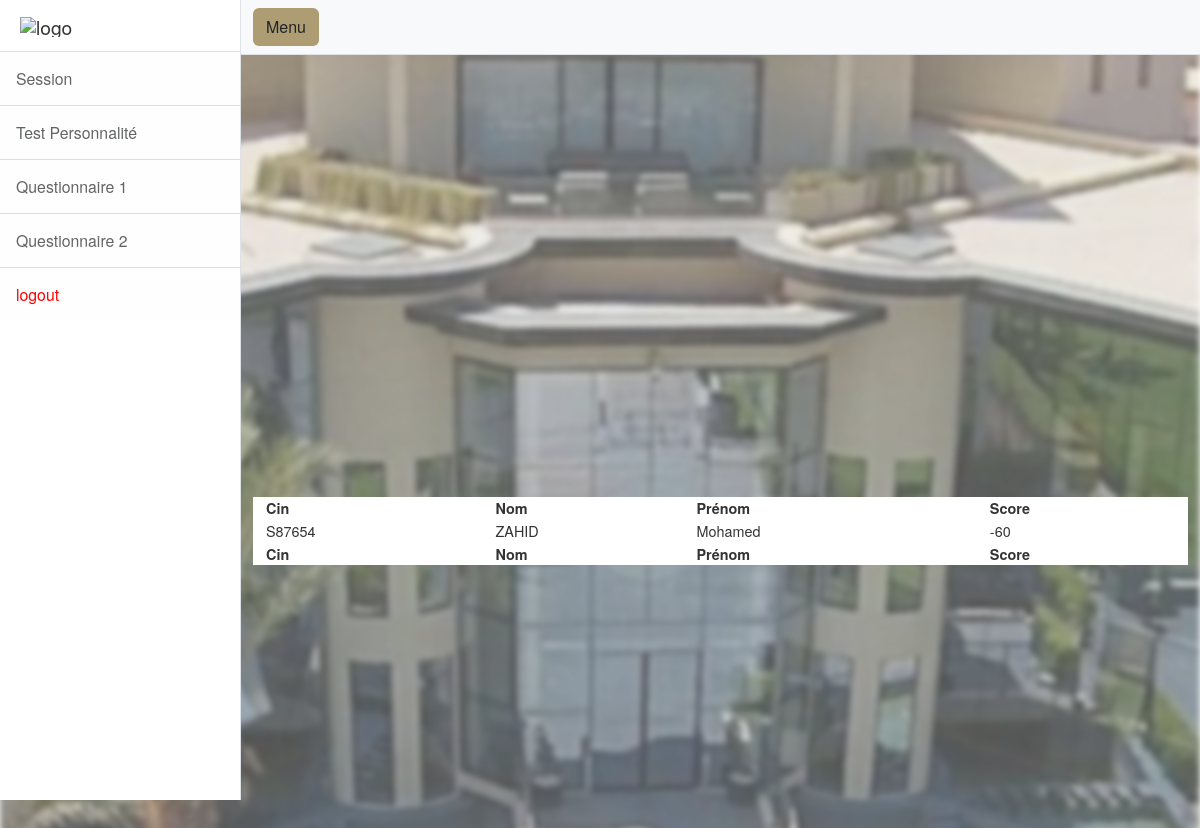
/dashboard/test_interval.php, run on the app's committed database.
### tables this page shows
CREATE TABLE `noteq1` (
  `id` int(11) NOT NULL,
  `cin` varchar(110) NOT NULL,
  `nom` varchar(256) NOT NULL,
  `prenom` varchar(256) NOT NULL,
  `score` int(11) NOT NULL
);

### dashboard/test_interval.php (the view, shortened to what this page needs)
<?php
$conn = mysqli_connect("localhost", "root", "", "menarahold");
$sql = "SELECT cin, nom, prenom, score FROM noteq1 ";
$result = $conn->query($sql);
?>
<!DOCTYPE html>
<html lang="en">
<head>
<head>
<link href="css/styles.css" rel="stylesheet" />
    <link rel="stylesheet" type="text/css" href="https://cdn.datatables.net/1.11.5/css/jquery.dataTables.css">
        <link rel="stylesheet" href="https://cdn.datatables.net/1.12.1/css/jquery.dataTables.min.css">
        <link rel="stylesheet" href="https://cdn.datatables.net/fixedheader/3.2.3/css/fixedHeader.dataTables.min.css">
    <link href="https://nightly.datatables.net/css/jquery.dataTables.css" rel="stylesheet" type="text/css" />
    <link href="https://nightly.datatables.net/select/css/select.dataTables.css?_=9a6592f8d74f8f520ff7b22342fa1183.css" rel="stylesheet" type="text/css" />
    <link href="https://nightly.datatables.net/searchpanes/css/searchPanes.dataTables.css?13" rel="stylesheet" type="text/css" />
</head>
<body>
    <div class="d-flex" id="wrapper">
        <div class="border-end bg-white" id="sidebar-wrapper">
            <div class="sidebar-heading border-bottom bg-white"><img src="https://menara-holding.ma/Assets/images/Logo_mh.svg"
                  style="width:140px;heigth:20px" alt="logo"></div>
            <div class="list-group list-group-flush">
                <a class="list-group-item list-group-item-action list-group-item-light p-3" style="font-size: 1.1em;margin: 0;" href="session.php">Session</a>
                <a class="list-group-item list-group-item-action list-group-item-light p-3" style="font-size: 1.1em;margin: 0;" href="liste.php">Test Personnalité</a>
                <a class="list-group-item list-group-item-action list-group-item-light p-3" style="font-size: 1.1em;margin: 0;" href="Qcm1.php">Questionnaire 1</a>
                <a class="list-group-item list-group-item-action list-group-item-light p-3" style="font-size: 1.1em;margin: 0;" href="Qcm2.php">Questionnaire 2</a>
                <a class="list-group-item list-group-item-action list-group-item-light p-3" style="font-size: 1.1em;margin: 0;color:red" href="logout.php">logout</a>
            </div>
        </div>
        <div id="page-content-wrapper">
            <nav class="navbar navbar-expand-lg navbar-light bg-light border-bottom">
                <div class="container-fluid">
                    <button class="btn" style="background-color:#ae9d72" id="sidebarToggle">Menu</button>
                </div>
            </nav>
            <div class="container-fluid">
                <br>
                 <br>
                <div id="container" style="width:100%; height:400px;"></div>
                    <div class="container" style="background-color:white;width:100%; ">
                    <table id="example" class="display nowrap" width="100%" style="width:100%">
                        <thead>
                        <tr>
                            <th>Cin</th>
                            <th>Nom</th>
                            <th>Prénom</th>
                            <th>Score</th>
                        </tr>
                        </thead>
                        <tfoot>
                        <tr>
                            <th>Cin</th>
                            <th>Nom</th>
                            <th>Prénom</th>
                            <th>Score</th>
                        </tr>
                        </tfoot>
                        <tbody>
                        <?php
                            if ($result->num_rows > 0) {
                                while ($row = $result->fetch_assoc()) {
                                    echo "<tr>";
                                    echo "<td>" . $row["cin"] . "</td>";
                                    echo "<td>" . $row["nom"] . "</td>";
                                    echo "<td>" . $row["prenom"] . "</td>";
                                    echo "<td>" . $row["score"] . "</td>";
                                    echo "</tr>";
                                }
                            } else {
                                echo "<tr><td colspan='8'>Aucun résultat trouvé dans la base de données.</td></tr>";
                            }
                        ?>
                        </tbody>
                    </table>
                </div>
            </div>
        </div>
    </div>
</body>
</html>

### dashboard/test_interval.php (style rules this page uses)
body { font: 90%/1.45em "Helvetica Neue", HelveticaNeue, Verdana, Arial, Helvetica, sans-serif; margin: 0; padding: 0; color: #333; background-color: #fff; }
body::after { content: ""; background-image: url(../images/slide01.jpg); background-size: cover; background-position: center; background-repeat: no-repeat; filter: blur(3px); opacity: 0.7; position: absolute; top: 0; left: 0; width: 100%; height: 1600px; z-index: -1; }

### data on the page
noteq1: cin "S87654", nom "ZAHID", prenom "Mohamed", score "-60"
